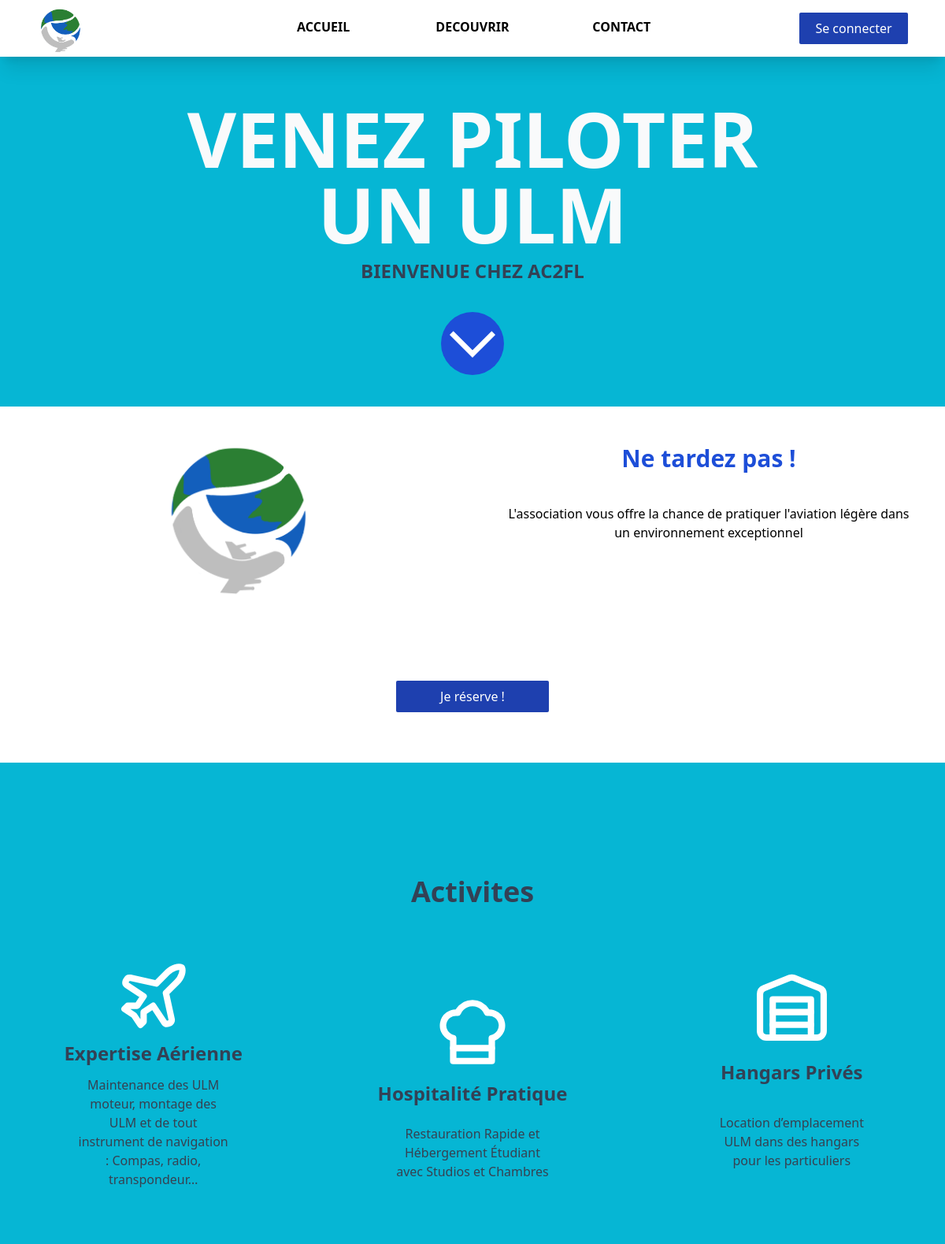
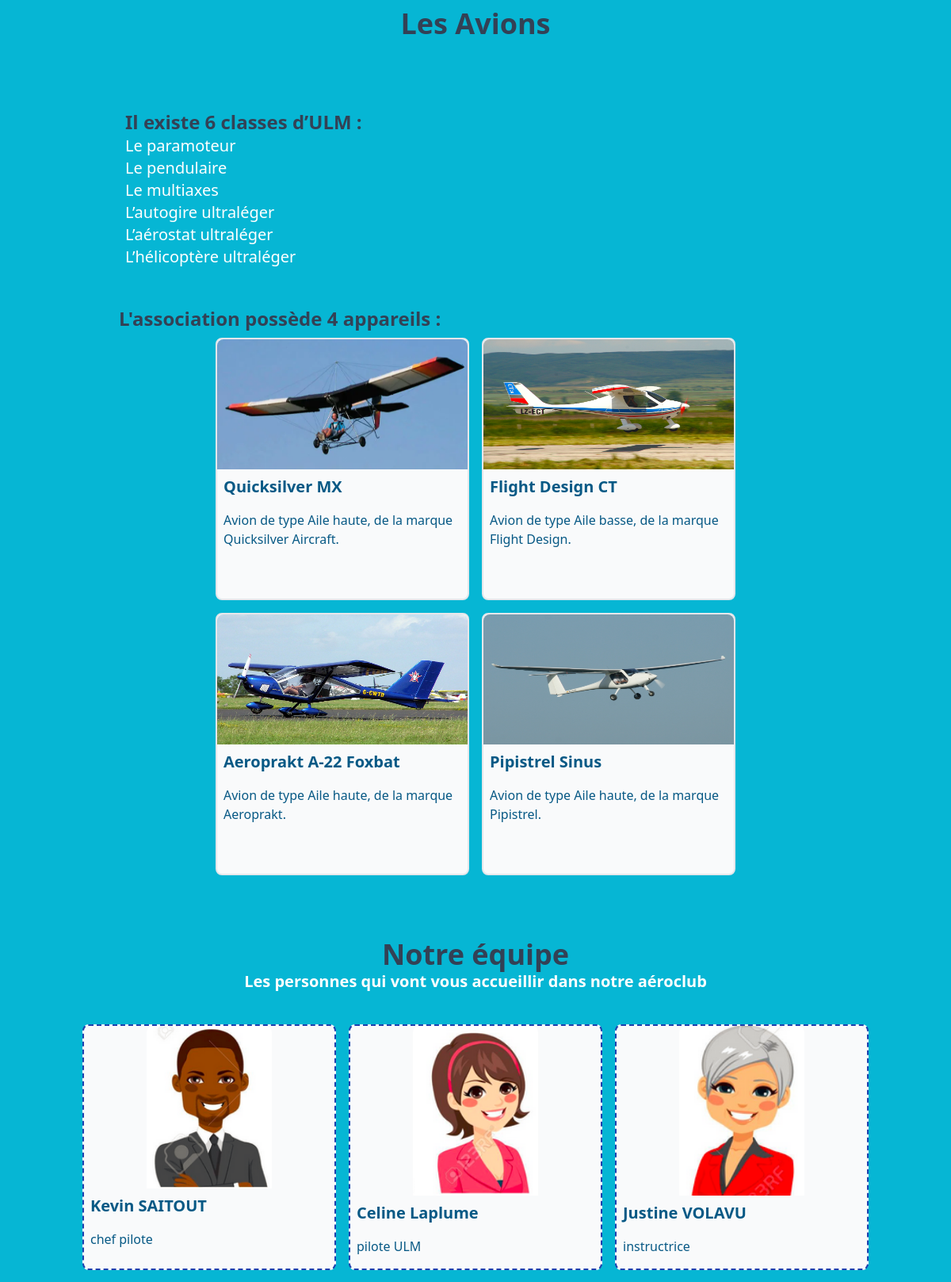
The page / (upper part) on the database its author committed (2 pictures, top to bottom).
### tables this page shows
CREATE TABLE `Plane` (
  `modele` varchar(35) NOT NULL,
  `marque` varchar(35) NOT NULL,
  `immatriculation` varchar(25) NOT NULL,
  `type` varchar(10) NOT NULL,
  `id` int(11) NOT NULL,
  `image` varchar(50) NOT NULL,
  `description` text NOT NULL
);

CREATE TABLE `moniteur` (
  `nom` varchar(35) NOT NULL,
  `prenom` varchar(35) NOT NULL,
  `email` varchar(50) NOT NULL,
  `telephone` varchar(50) NOT NULL,
  `password` text NOT NULL,
  `id` int(11) NOT NULL,
  `role` varchar(50) NOT NULL,
  `profil` varchar(60) NOT NULL
);

### controllers/home.php (called while the page is built, shortened)
<?php
function home()
{
    require('./model/Plane.php');
    require('./model/moniteur.php');
    require('./vue/Header.php');
    require('./vue/Accueil.php');
    require('./vue/WhiteBlock.php');
    require('./vue/Activites.php');
    require('./vue/AllPlane.php');
    require('./vue/AllMoniteur.php');
    require('./vue/Footer.php');
}

### model/Plane.php (called while the page is built, shortened)
<?php
class Plane  extends Model
{
    public function __construct()
    {
        $this->table = __CLASS__;
    }
    public function requete(string $sql)
    {
        $this->db = Database::getInstance();
        return $this->db->query($sql);
    }
    public function findAll()
    {
        $query = $this->requete('SELECT * FROM ' . $this->table);
        return $query->fetchAll(PDO::FETCH_ASSOC);
    }
    public function Count()
    {
        $query = $this->requete('SELECT COUNT(*) as count FROM ' . $this->table);
        return $query->fetchAll(PDO::FETCH_ASSOC);
    }
}

### model/Database.php (called while the page is built, shortened)
<?php
class Database extends PDO
{
    private static $instance;
    public function __construct()
    {
        $_dsn = 'mysql:dbname=' . self::DBNAME . ';host=' . self::DBHOST;
    }
    public static function getInstance(): self
    {
        if (self::$instance === null) {
            self::$instance = new self();
        }
        return self::$instance;
    }
}

### model/moniteur.php (called while the page is built, shortened)
<?php
class Moniteur extends Model
{
    public function __construct()
    {
        $this->table = __CLASS__;
    }
    public function requete(string $sql)
    {
        $this->db = Database::getInstance();
        return $this->db->query($sql);
    }
    public function findAll()
    {
        $query = $this->requete('SELECT * FROM ' . $this->table);
        return $query->fetchAll(PDO::FETCH_ASSOC);
    }
}

### vue/AllPlane.php (the view, shortened to what this page needs)
<section class=" mt-20 w-full">
    <h1 class="text-2xl lg:text-4xl w-3/4 m-auto text-center text-slate-700 font-bold">Les Avions</h1>
    <div class="block w-full lg:w-3/4 m-auto mt-20">
        <div class="w-full m-auto mt-10 p-10 lg:p-2">
            <p class="text-2xl text-slate-700 font-semibold">Il existe 6 classes d’ULM : </p>
            <ul>
                <li class="text-white text-xl">Le paramoteur</li>
                <li class="text-white text-xl">Le pendulaire</li>
                <li class="text-white text-xl">Le multiaxes</li>
                <li class="text-white text-xl">L’autogire ultraléger</li>
                <li class="text-white text-xl">L’aérostat ultraléger</li>
                <li class="text-white text-xl">L’hélicoptère ultraléger</li>
            </ul>
        </div>
        <?php
        $nbPlane = new Plane;
        $CountPlane = $nbPlane->Count();
        ?>
        <div class="w-full m-auto mt-10 " id="plane">
            <p class="text-2xl text-slate-700 font-semibold w-3/4 m-auto lg:w-full">L'association possède <?= $CountPlane[0]['count'] ?> appareils : </p>
            <div class="mt-2 flex flex-wrap justify-center lg:flex-row  relative gap-4 w-full">
                <?php
                $plane = new Plane();
                $searchPlane = $plane->findAll();
                foreach ($searchPlane as $model) {
                ?>
                    <div class="bg-gray-50  w-80 rounded-lg border-2  relative">
                        <div class="w-full h-1/2">
                            <img class="w-full h-full cover rounded-t-lg" src="./assets/images/<?= $model['image'] ?>" alt="image d'élicoptère">
                        </div>
                        <p class="p-2 text-xl text-sky-800 font-bold"> <?= $model['modele'] ?> </p>
                        <p class="p-2 text-sky-800 pb-4">Avion de type <?= $model['type'] ?>, de la marque <?= $model['marque'] ?>. </p>
                    </div>
                <?php } ?>
            </div>
        </div>
    </div>
</section>

### vue/AllMoniteur.php
<?php
$moniteur = new Moniteur();
$resultat = $moniteur->findAll();
?>
<section class=" mt-20 w-full">
    <h1 class="text-2xl lg:text-4xl w-3/4 m-auto text-center text-slate-700 font-bold">Notre équipe</h1>
    <h2 class="text-xl lg:text-xl w-3/4 m-auto text-center text-white font-bold">Les personnes qui vont vous accueillir dans notre aéroclub</h2>
    <div class="w-full m-auto mt-10 " id="plane">
        <div class="mt-2 flex flex-wrap justify-center lg:flex-row  relative gap-4 w-full">
            <?php foreach ($resultat as $rowMoniteur) { ?>
                <div class="bg-gray-50  w-80 rounded-lg border-2 border-dashed border-blue-800  relative">
                    <div class="w-full ">
                        <img class="w-1/2 m-auto cover rounded-t-lg" src="./assets/images/<?= $rowMoniteur['profil'] ?>" alt="image d'élicoptère">
                    </div>
                    <p class="p-2 text-xl text-sky-800 font-bold"> <?= $rowMoniteur['prenom']  ?> <?= $rowMoniteur['nom']  ?></p>
                    <p class="p-2 text-sky-800 pb-4"><?= $rowMoniteur['role'] ?></p>
                </div>
            <?php } ?>
        </div>
    </div>
</section>

### rows shown on the page
plane: image (picture), modele "Quicksilver MX", type "Aile haute", marque "Quicksilver Aircraft"
plane: image (picture), modele "Flight Design CT", type "Aile basse", marque "Flight Design"
plane: image (picture), modele "Aeroprakt A-22 Foxbat", type "Aile haute", marque "Aeroprakt"
plane: image (picture), modele "Pipistrel Sinus", type "Aile haute", marque "Pipistrel"
moniteur: profil (picture), prenom "Kevin", nom "SAITOUT", role "chef pilote"
moniteur: profil (picture), prenom "Celine", nom "Laplume", role "pilote ULM"
moniteur: profil (picture), prenom "Justine", nom "VOLAVU", role "instructrice"

### other values the page prints
$CountPlane[0]['count'] "4"
